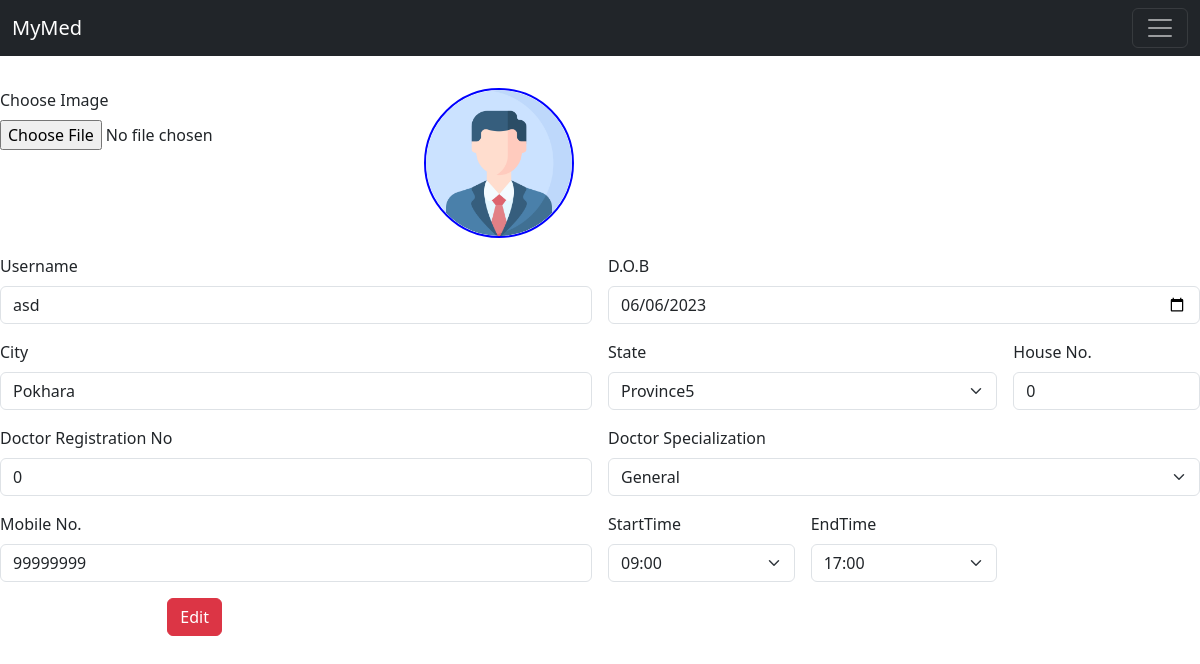
Before: /Doctor/doctoredit.php (signed in) with the older database file.
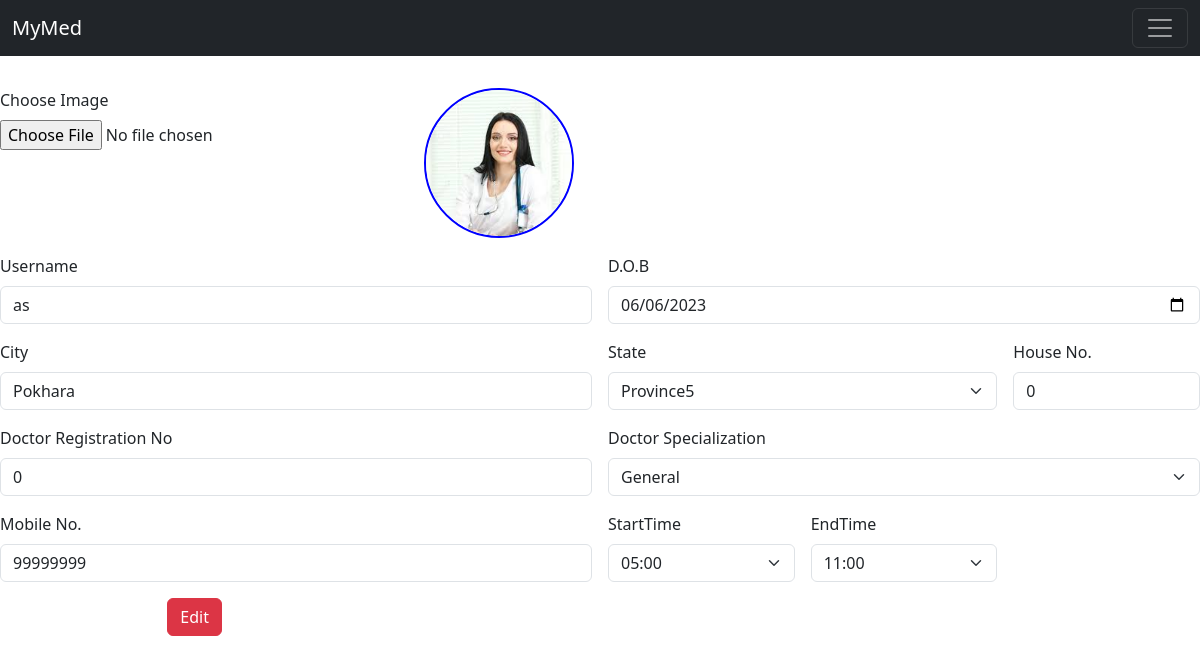
After: the same page with the newer database file.
### tables this page shows
CREATE TABLE `doctordetails` (
  `Did` int(11) NOT NULL,
  `LoginId` int(11) NOT NULL,
  `City` varchar(255) NOT NULL DEFAULT 'Pokhara',
  `State` varchar(255) NOT NULL DEFAULT 'Province3',
  `HouseNo` int(11) NOT NULL DEFAULT 0,
  `Registration` int(11) NOT NULL DEFAULT 0,
  `Specialization` varchar(255) NOT NULL DEFAULT 'General',
  `Mobile` int(11) NOT NULL DEFAULT 99999999,
  `ProfilePicture` varchar(255) NOT NULL DEFAULT 'PP1.png',
  `starttime` time NOT NULL DEFAULT '09:00:00',
  `endtime` time NOT NULL DEFAULT '17:00:00'
);

CREATE TABLE `logintable` (
  `LoginId` int(11) NOT NULL,
  `Username` varchar(50) NOT NULL,
  `Email` varchar(50) NOT NULL,
  `Password` varchar(255) NOT NULL,
  `D.O.B` date NOT NULL,
  `Gender` varchar(10) NOT NULL,
  `Role` varchar(10) NOT NULL,
  `AccountCreation` datetime NOT NULL DEFAULT current_timestamp(),
  `verificationcode` varchar(255) NOT NULL,
  `isverified` int(11) NOT NULL DEFAULT 0,
  `certificate` varchar(300) NOT NULL,
  `verifieddoctor` int(11) NOT NULL DEFAULT 0,
  `userdelete` int(11) NOT NULL DEFAULT 0
);

### Doctor/doctoredit.php (the view, shortened to what this page needs)
<?php
include '../bootstrap.php';
include 'docwelcome.php';
$Loginid="";
if (isset($_SESSION['id'])){
  $Loginid=$_SESSION['id'];
}
?>
<!DOCTYPE html>
<html lang="en">
<head>
</head>
<body>
<?php
$dob="";
$city="";
$state = "";
$houseNo="";
$registration="";
$mobile="";
$profilePicture ="";
require ('../connection.php');
$sql3= "SELECT lt.Username, lt.`D.O.B`, dd.City, dd.State, dd.HouseNo, dd.Registration, dd.Specialization, dd.Mobile, dd.starttime,dd.endtime,dd.ProfilePicture
FROM logintable lt
JOIN doctordetails dd ON lt.LoginId = dd.LoginId
WHERE lt.LoginId = '$Loginid'";
$result=mysqli_query($conn,$sql3);
while($row=mysqli_fetch_array($result)){
  $username = $row['Username'];
  $dob = $row['D.O.B'];
  $city = $row['City'];
  $state = $row['State'];
  $houseNo = $row['HouseNo'];
  $registration = $row['Registration'];
  $mobile = $row['Mobile'];
  $profilePicture = "../profilepicture/".$row['ProfilePicture'];
  $starttime = $row['starttime'];
  $endtime = $row['endtime'];
}
?>
<br>
<form id="editForm" class="row g-3 mt-5" action="doctoreditcode.php" method="POST" enctype="multipart/form-data" >
<div class="col-md-2 ">
    <label for="chooseimg" class="form-label">Choose Image</label>
    <input type="file" name="chooseimg" id="chooseimg">
  </div>
<div class="col-md-6">
  <div class="d-flex justify-content-center">
  <div class="rounded-circle overflow-hidden" style="width: 150px; height: 150px; border: 2px solid blue;">
    <img id="profilePicture" src=<?= $profilePicture; ?> alt="Profile Picture" class="img-fluid rounded-circle" style="object-fit: cover; width: 100%; height: 100%;" value="<?php echo $profilePicture?>">
  </div>
</div>
</div>
  <div class="col-md-6">
    <label for="Username" class="form-label">Username</label>
    <input type="text" class="form-control" name= "username" id="Username" value="<?php echo $username?>">
  </div>
  <div class="col-md-6">
    <label for="date" class="form-label">D.O.B</label>
    <input type="date" class="form-control" name="date" id="date" value="<?php echo $dob?>">
  </div>
  <div class="col-md-6">
    <label for="inputCity" class="form-label">City</label>
    <input type="text" class="form-control" name="City" id="inputCity" value="<?php echo $city?>">
  </div>
  <div class="col-md-4">
    <label for="inputState" class="form-label">State</label>
    <select name="state" id="inputState" class="form-select">
      <option value= "Province5" <?php if ($state == "Province5") echo " selected"; ?>>Province5</option>
    </select>
  </div>
  <div class="col-md-2">
    <label for="inputhouse" class="form-label">House No.</label>
    <input type="text" class="form-control" name="House" id="inputhouse" value="<?php echo $houseNo?>">
  </div>
  <div class="col-md-6">
    <label for="Doctorreg" class="form-label">Doctor Registration No</label>
    <input type="text" class="form-control" name="Registration" id="Doctorreg" value="<?php echo  $registration?>">
  </div>
  <div class="col-md-6">
    <label for="Doctorreg" class="form-label">Doctor Specialization</label>
    <select name="specialization" id="Doctorreg" class="form-select">
        <option value= "General" <?php if ($state == "General") echo " selected"; ?>>General</option>
    </select>
  </div>
  <div class="col-md-6">
    <label for="mobileno" class="form-label">Mobile No.</label>
    <input type="tel" class="form-control" name="Mobile" id="mobileno" pattern="[0-9]+" value="<?php echo $mobile?>">
  </div>
  <div class="col-md-2">
    <label for="starttime" class="form-label">StartTime</label>
    <select name="starttime" id="starttime" class="form-select">
  <?php
  for ($i = 0; $i < 25; $i++) {
    $hour = str_pad($i, 2, '0', STR_PAD_LEFT);
    $optionValue = $hour . ':00:00';
    $selected = ($starttime == $optionValue) ? 'selected' : '';
    echo "<option value='$optionValue' $selected>$hour:00</option>";
  }
  ?>
</select>
  </div>
  <div class="col-md-2">
    <label for="endtime" class="form-label">EndTime</label>
    <select name="endtime" id="endtime" class="form-select">
  <?php
  for ($i = 0; $i < 25; $i++) {
    $hourend = str_pad($i, 2, '0', STR_PAD_LEFT);
    $optionValueend = $hourend . ':00:00';
    $selectedval = ($endtime == $optionValueend) ? 'selected' : '';
    echo "<option value='$optionValueend' $selectedval>$hourend:00</option>";
  }
  ?>
</select>
  </div>
  <div class="col-md-4">
  <div class="text-center">
    <button type='button' class='btn btn-danger editDoctorDetails' data-bs-toggle='modal' data-bs-target='#editDoctorDetailsModal' data-sliderid=".$answer['sliderid'].">Edit</button>
  </div>
</div>
</form>
</body>
</html>

### bootstrap.php (shortened to what this page needs)
<!doctype html>
<html lang="en">
  <head>
    <link href="https://cdn.jsdelivr.net/npm/bootstrap@5.3.0-alpha3/dist/css/bootstrap.min.css" rel="stylesheet">
  </head>
  <body>
  </body>
</html>

### Doctor/docwelcome.php (shortened to what this page needs)
<!doctype html>
<html lang="en">
  <head>
    <link href="https://cdn.jsdelivr.net/npm/bootstrap@5.3.0-alpha3/dist/css/bootstrap.min.css" rel="stylesheet">
  </head>
  <body>
  <nav class="navbar navbar-dark bg-dark fixed-top">
  <div class="container-fluid">
    <a class="navbar-brand" href="#">MyMed</a>
    <button class="navbar-toggler" type="button" data-bs-toggle="offcanvas" data-bs-target="#offcanvasDarkNavbar" aria-controls="offcanvasDarkNavbar" aria-label="Toggle navigation">
      <span class="navbar-toggler-icon"></span>
    </button>
  </div>
</nav>
  </body>
</html>

Changed rows visible on the page:
changed doctordetails "Pokhara": ProfilePicture: a different picture; username "asd" → "as"
Other visible differences:
form field starttime: "09:00" → "05:00"
form field endtime: "17:00" → "11:00"
